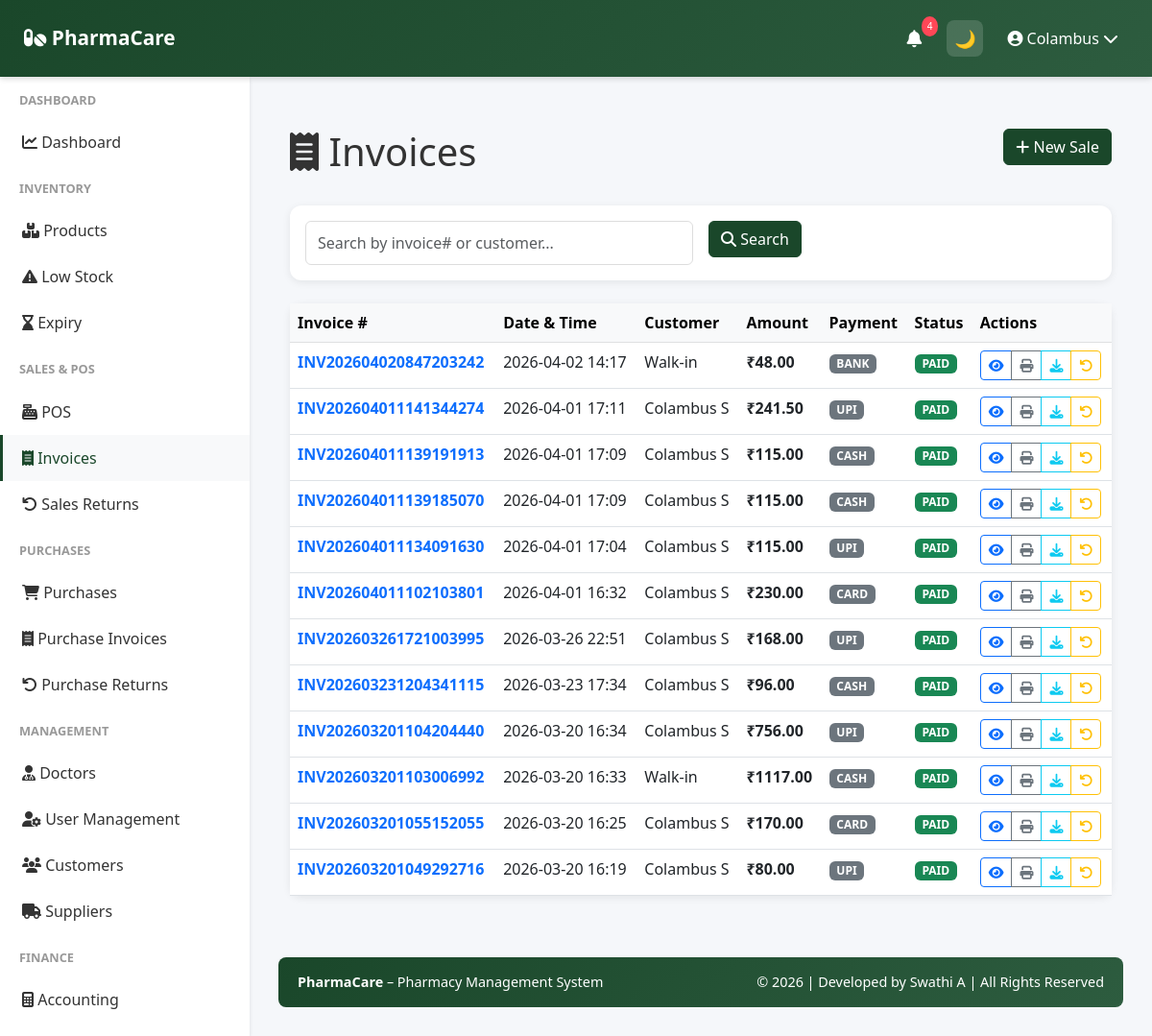
Screenshot of /sales/invoices (signed in) with the database file from the repository.
### app/models.py (models this page shows, shortened)
class User(UserMixin, db.Model):
    __tablename__ = 'user'
    id = db.Column(db.Integer, primary_key=True)
    company_id = db.Column(db.Integer, db.ForeignKey('company.id'), nullable=False)
    role = db.Column(db.String(20), default='manager')
    username = db.Column(db.String(255), unique=True, nullable=False)
    password_hash = db.Column(db.String(255), nullable=False)
    is_active = db.Column(db.Boolean, default=True)
    last_login = db.Column(db.DateTime)
    created_date = db.Column(db.DateTime, default=datetime.utcnow)
    updated_date = db.Column(db.DateTime, default=datetime.utcnow, onupdate=datetime.utcnow)
    company = db.relationship('Company', back_populates='user')

class Sale(db.Model):
    __tablename__ = 'sale'
    id = db.Column(db.Integer, primary_key=True)
    company_id = db.Column(db.Integer, db.ForeignKey('company.id'), nullable=False)
    customer_id = db.Column(db.Integer, db.ForeignKey('customer.id'))
    invoice_number = db.Column(db.String(50), unique=True, nullable=False)
    invoice_date = db.Column(db.DateTime, default=datetime.utcnow)
    customer_name = db.Column(db.String(255))
    customer_phone = db.Column(db.String(20))
    subtotal = db.Column(db.Float, nullable=False)
    tax_amount = db.Column(db.Float, default=0)
    discount_amount = db.Column(db.Float, default=0)
    total_amount = db.Column(db.Float, nullable=False)
    payment_method = db.Column(db.String(50), nullable=False)  # 'cash', 'card', 'upi', 'bank', 'credit'
    payment_status = db.Column(db.String(50), default='paid')  # 'paid', 'pending', 'partial'
    notes = db.Column(db.Text)
    is_cancelled = db.Column(db.Boolean, default=False)
    cancellation_reason = db.Column(db.String(255))
    created_date = db.Column(db.DateTime, default=datetime.utcnow)
    updated_date = db.Column(db.DateTime, default=datetime.utcnow, onupdate=datetime.utcnow)
    company = db.relationship('Company', back_populates='sales')
    customer = db.relationship('Customer', back_populates='sales')
    items = db.relationship('SaleItem', back_populates='sale', cascade='all, delete-orphan')
    returns = db.relationship('SalesReturn', back_populates='sale', cascade='all, delete-orphan')
    doctor_id = db.Column(db.Integer, db.ForeignKey('doctor.id'))
    doctor = db.relationship('Doctor', back_populates='consultations')

### app/routes/sales.py (the view, shortened to what this page needs)
@sales_bp.route('/invoices')
@login_required
def invoices_list():
    company_id = current_user.company_id
    page = request.args.get('page', 1, type=int)
    search = request.args.get('search', '')
    query = Sale.query.filter_by(company_id=company_id)
    sales = query.order_by(Sale.invoice_date.desc()).paginate(page=page, per_page=20)
    return render_template('sales/invoices_list.html', sales=sales, search=search)

### app/templates/sales/invoices_list.html (shortened to what this page needs)
{% extends "base.html" %}
{% block content %}
<div class="container-fluid py-4">
    <div class="row mb-4">
        <div class="col-md-6">
            <h1><i class="fas fa-receipt"></i> Invoices</h1>
        </div>
        <div class="col-md-6 text-end">
            <a href="{{ url_for('sales.pos') }}" class="btn btn-primary">
                <i class="fas fa-plus"></i> New Sale
            </a>
        </div>
    </div>
    <div class="card mb-4">
        <div class="card-body">
            <form method="get" class="row g-3">
                <div class="col-md-6">
                    <input type="text" name="search" class="form-control" placeholder="Search by invoice# or customer..." value="{{ search or '' }}">
                </div>
                <div class="col-md-6">
                    <button type="submit" class="btn btn-primary">
                        <i class="fas fa-search"></i> Search
                    </button>
                </div>
            </form>
        </div>
    </div>
    <div class="card">
        <div class="table-responsive">
            <table class="table table-hover mb-0">
                <thead class="table-light">
                    <tr>
                        <th>Invoice #</th>
                        <th>Date & Time</th>
                        <th>Customer</th>
                        <th>Amount</th>
                        <th>Payment</th>
                        <th>Status</th>
                        <th>Actions</th>
                    </tr>
                </thead>
                <tbody>
                    {% if sales.items %}
                        {% for sale in sales.items %}
                        <tr>
                            <td>
                                <a href="{{ url_for('sales.invoice_detail', sale_id=sale.id) }}" class="text-decoration-none">
                                    <strong>{{ sale.invoice_number }}</strong>
                                </a>
                            </td>
                            <td>{{ sale.invoice_date.strftime('%Y-%m-%d %H:%M') if sale.invoice_date else '' }}</td>
                            <td>{{ sale.customer_name or 'Walk-in' }}</td>
                            <td><strong>₹{{ "%.2f"|format(sale.total_amount) }}</strong></td>
                            <td>
                                <span class="badge bg-secondary">{{ sale.payment_method.upper() }}</span>
                            </td>
                            <td>
                                {% if sale.is_cancelled %}
                                    <span class="badge bg-danger">CANCELLED</span>
                                {% else %}
                                    <span class="badge bg-{{ 'success' if sale.payment_status == 'paid' else 'warning' }}">
                                        {{ sale.payment_status.upper() }}
                                    </span>
                                {% endif %}
                            </td>
                            <td>
                                <div class="btn-group btn-group-sm" role="group">
                                    <a href="{{ url_for('sales.invoice_detail', sale_id=sale.id) }}" class="btn btn-outline-primary" title="View">
                                        <i class="fas fa-eye"></i>
                                    </a>
                                    <a href="{{ url_for('sales.print_invoice', sale_id=sale.id) }}" class="btn btn-outline-secondary" title="Print">
                                        <i class="fas fa-print"></i>
                                    </a>
                                    <a href="{{ url_for('sales.download_invoice_pdf', sale_id=sale.id) }}" class="btn btn-outline-info" title="Download PDF">
                                        <i class="fas fa-download"></i>
                                    </a>
                                    {% if not sale.is_cancelled %}
                                    <a href="{{ url_for('sales.process_return', sale_id=sale.id) }}" class="btn btn-outline-warning" title="Return">
                                        <i class="fas fa-undo"></i>
                                    </a>
                                    {% endif %}
                                </div>
                            </td>
                        </tr>
                        {% endfor %}
                    {% else %}
                    <tr>
                        <td colspan="7" class="text-center py-4 text-muted">
                            No invoices found. <a href="{{ url_for('sales.pos') }}">Create a new sale.</a>
                        </td>
                    </tr>
                    {% endif %}
                </tbody>
            </table>
        </div>
    </div>
</div>
{% endblock %}

### app/templates/base.html (shortened to what this page needs)
<!doctype html>
<html lang="en" data-theme="light">
  <head>
    <link
      href="https://cdn.jsdelivr.net/npm/bootstrap@5.3.0/dist/css/bootstrap.min.css"
      rel="stylesheet"
    />
    <link
      rel="stylesheet"
      href="https://cdnjs.cloudflare.com/ajax/libs/font-awesome/6.4.0/css/all.min.css"
    />
  </head>
  <body>
   <nav class="navbar">
  <a class="navbar-brand" href="{{ url_for('dashboard.dashboard') }}">
    <i class="fas fa-pills"></i> PharmaCare
  </a>
  <div class="navbar-right">
    <div class="nav-icon dropdown">
      <a href="#" data-bs-toggle="dropdown">
        <i class="fas fa-bell"></i>
        <span id="alert-badge" class="notification-badge">3</span>
      </a>
    </div>
    <button id="themeToggle" class="nav-icon">
      🌙
    </button>
    <div class="user-menu-navbar dropdown">
      <a href="#" data-bs-toggle="dropdown">
        <i class="fas fa-user-circle"></i>
        {{ current_user.username }}
        <i class="fas fa-chevron-down"></i>
      </a>
    </div>
  </div>
</nav>
    {% if current_user.is_authenticated %}
    <div class="sidebar">
      <nav class="nav flex-column">
        {% if current_user.company and current_user.company.company_name ==
        'Platform Admin' %}
        <div class="nav-section-title">Admin</div>
        <a
          class="nav-link {% if 'admin/companies' in request.path %}active{% endif %}"
          href="{{ url_for('admin.companies_list') }}"
        >
          <i class="fas fa-building"></i> Companies
        </a>
        <a class="nav-link" href="{{ url_for('auth.profile') }}">
          <i class="fas fa-cog"></i> Settings
        </a>
        {% else %}
        <div class="nav-section-title">Dashboard</div>
        <a
          class="nav-link {% if request.endpoint == 'dashboard.dashboard' %}active{% endif %}"
          href="{{ url_for('dashboard.dashboard') }}"
        >
          <i class="fas fa-chart-line"></i> Dashboard
        </a>
        <div class="nav-section-title">Inventory</div>
        <a
          class="nav-link {% if 'inventory' in request.path %}active{% endif %}"
          href="{{ url_for('inventory.products_list') }}"
        >
          <i class="fas fa-boxes"></i> Products
        </a>
        <a
          class="nav-link {% if request.endpoint == 'inventory.low_stock_report' %}active{% endif %}"
          href="{{ url_for('inventory.low_stock_report') }}"
        >
          <i class="fas fa-exclamation-triangle"></i> Low Stock
        </a>
        <a
          class="nav-link {% if request.endpoint == 'inventory.expiry_report' %}active{% endif %}"
          href="{{ url_for('inventory.expiry_report') }}"
        >
          <i class="fas fa-hourglass-end"></i> Expiry
        </a>
        <div class="nav-section-title">Sales & POS</div>
        <a
          class="nav-link {% if request.endpoint == 'sales.pos' %}active{% endif %}"
          href="{{ url_for('sales.pos') }}"
        >
          <i class="fas fa-cash-register"></i> POS
        </a>
        <a
          class="nav-link {% if 'invoices' in request.path %}active{% endif %}"
          href="{{ url_for('sales.invoices_list') }}"
        >
          <i class="fas fa-receipt"></i> Invoices
        </a>
        <a
          class="nav-link {% if request.endpoint == 'sales.sales_returns_list' %}active{% endif %}"
          href="{{ url_for('sales.sales_returns_list') }}"
        >
          <i class="fas fa-undo"></i> Sales Returns
        </a>
<div class="nav-section-title">Purchases</div>
<a
  class="nav-link {% if request.endpoint == 'purchases.purchases_list' %}active{% endif %}"
  href="{{ url_for('purchases.purchases_list') }}"
>
  <i class="fas fa-shopping-cart"></i> Purchases
</a>
<a
  class="nav-link {% if 'purchases' in request.path %}active{% endif %}"
  href="{{ url_for('purchases.purchases_list') }}"
>
  <i class="fas fa-receipt"></i> Purchase Invoices
</a>
<a
  class="nav-link {% if request.endpoint == 'purchases.returns_list' %}active{% endif %}"
  href="{{ url_for('purchases.returns_list') }}"
>
  <i class="fas fa-undo"></i> Purchase Returns
</a>
        <div class="nav-section-title">Management</div>
        <a
          class="nav-link {% if 'doctors' in request.path %}active{% endif %}"
          href="{{ url_for('doctors.doctors_list') }}"
        >
          <i class="fas fa-user-md"></i> Doctors
        </a>
        {% if current_user.role == 'owner' %}
        <a
          class="nav-link {% if 'users' in request.path %}active{% endif %}"
          href="{{ url_for('users.users_list') }}"
        >
          <i class="fas fa-user-cog"></i> User Management
        </a>
        {% endif %}
        <a
          class="nav-link {% if 'customers' in request.path %}active{% endif %}"
          href="{{ url_for('customers.customers_list') }}"
        >
          <i class="fas fa-users"></i> Customers
        </a>
        <a
          class="nav-link {% if 'suppliers' in request.path %}active{% endif %}"
          href="{{ url_for('suppliers.suppliers_list') }}"
        >
          <i class="fas fa-truck"></i> Suppliers
        </a>
        <div class="nav-section-title">Finance</div>
        <a
          class="nav-link {% if 'accounting' in request.path %}active{% endif %}"
          href="{{ url_for('accounting.accounting_dashboard') }}"
        >
          <i class="fas fa-calculator"></i> Accounting
        </a>
        <a
          class="nav-link {% if 'reports' in request.path %}active{% endif %}"
          href="{{ url_for('reports.reports_home') }}"
        >
        </a>
        {% endif %}
      </nav>
    </div>
    {% endif %}
    <div
      class="{% if current_user.is_authenticated %}main-content{% else %}auth-page{% endif %}"
    >
       {% block content %}{% endblock %}
      <footer class="footer text-center">
        <div class="row">
          <div class="col-md-6 text-md-start">
            <strong>PharmaCare</strong> – Pharmacy Management System
          </div>
          <div class="col-md-6 text-md-end">
            © 2026 | Developed by Swathi A | All Rights Reserved
          </div>
        </div>
      </footer>
    </div>
  </body>
</html>

### app/templates/base.html (style rules this page uses)
:root { --primary-color: #1a472a; --secondary-color: #2d5c3f; --danger-color: #dc3545; --success-color: #28a745; --warning-color: #ffc107; --info-color: #17a2b8; --bg-color: #f5f7fa; --text-color: #333; --card-bg: #ffffff; --sidebar-bg: #ffffff; }
body { font-family: "Segoe UI", Tahoma, Geneva, Verdana, sans-serif; background: var(--bg-color); color: var(--text-color); }
.navbar { background: linear-gradient(135deg,var(--primary-color),var(--secondary-color)); box-shadow:0 2px 6px rgba(0,0,0,0.15); position:fixed; top:0; left:0; width:100%; height: 80px; z-index:1000; display:flex; align-items:center; justify-content:space-between; padding:0 25px; }
.navbar-brand { font-weight:600; font-size:1.3rem; }
.navbar-right { display:flex; align-items:center; gap:15px; }
.nav-icon { width:38px; height:38px; display:flex; align-items:center; justify-content:center; border-radius:8px; color:#fff; font-size:18px; cursor:pointer; position:relative; transition:all 0.25s ease; }
.navbar a { color:white !important; text-decoration:none; }
#themeToggle { border:none; background:rgba(255,255,255,0.15); width:38px; height:38px; border-radius:8px; display:flex; align-items:center; justify-content:center; font-size:18px; cursor:pointer; }
.navbar .fa-bell { color:white; }
.notification-badge { position:absolute; top:-4px; right:-6px; background:#ff4757; color:white; font-size:10px; padding:3px 6px; border-radius:50%; }
.user-menu-navbar { display:flex; align-items:center; gap:8px; color:white; font-weight:500; cursor:pointer; padding:6px 10px; border-radius:8px; transition:all 0.25s ease; }
.sidebar { background: var(--sidebar-bg); box-shadow:0 2px 4px rgba(0,0,0,0.1); position:fixed; top:80px; left:0; bottom:0; width:260px; overflow-y:auto; }
.sidebar .nav-link { color:var(--text-color); padding:12px 20px; border-left:3px solid transparent; transition:.3s; }
.sidebar .nav-link:hover, .sidebar .nav-link.active { background:#f8f9fa; border-left-color:var(--primary-color); color:var(--primary-color); }
.sidebar .nav-section-title { font-size:.8rem; font-weight:600; color:#999; text-transform:uppercase; padding:15px 20px 10px; }
.main-content { margin-left:260px; margin-top:80px; padding:30px; }
.card, .stat-card { background:var(--card-bg); color:var(--text-color); border:none; border-radius:12px; box-shadow:0 2px 8px rgba(0,0,0,0.08); }
.form-control, .form-select { border:1px solid #ddd; border-radius:6px; padding:10px 12px; }
.btn-primary { background:var(--primary-color); border-color:var(--primary-color); }
.footer { background:linear-gradient(135deg,var(--primary-color),var(--secondary-color)); color:#fff; padding:15px 20px; margin-top:40px; border-radius:8px; font-size:.9rem; }

### rows the page displays
User: username "Colambus"
Sale: invoice_number "INV202604020847203242", invoice_date "2026-04-02 14:17", customer_name "Walk-in", total_amount "48.00", payment_method "BANK", payment_status "PAID"
Sale: invoice_number "INV202604011141344274", invoice_date "2026-04-01 17:11", customer_name "Colambus S", total_amount "241.50", payment_method "UPI", payment_status "PAID"
Sale: invoice_number "INV202604011139191913", invoice_date "2026-04-01 17:09", customer_name "Colambus S", total_amount "115.00", payment_method "CASH", payment_status "PAID"
Sale: invoice_number "INV202604011139185070", invoice_date "2026-04-01 17:09", customer_name "Colambus S", total_amount "115.00", payment_method "CASH", payment_status "PAID"
Sale: invoice_number "INV202604011134091630", invoice_date "2026-04-01 17:04", customer_name "Colambus S", total_amount "115.00", payment_method "UPI", payment_status "PAID"
Sale: invoice_number "INV202604011102103801", invoice_date "2026-04-01 16:32", customer_name "Colambus S", total_amount "230.00", payment_method "CARD", payment_status "PAID"
Sale: invoice_number "INV202603261721003995", invoice_date "2026-03-26 22:51", customer_name "Colambus S", total_amount "168.00", payment_method "UPI", payment_status "PAID"
Sale: invoice_number "INV202603231204341115", invoice_date "2026-03-23 17:34", customer_name "Colambus S", total_amount "96.00", payment_method "CASH", payment_status "PAID"
Sale: invoice_number "INV202603201104204440", invoice_date "2026-03-20 16:34", customer_name "Colambus S", total_amount "756.00", payment_method "UPI", payment_status "PAID"
Sale: invoice_number "INV202603201103006992", invoice_date "2026-03-20 16:33", customer_name "Walk-in", total_amount "1117.00", payment_method "CASH", payment_status "PAID"
Sale: invoice_number "INV202603201055152055", invoice_date "2026-03-20 16:25", customer_name "Colambus S", total_amount "170.00", payment_method "CARD", payment_status "PAID"
Sale: invoice_number "INV202603201049292716", invoice_date "2026-03-20 16:19", customer_name "Colambus S", total_amount "80.00", payment_method "UPI", payment_status "PAID"
